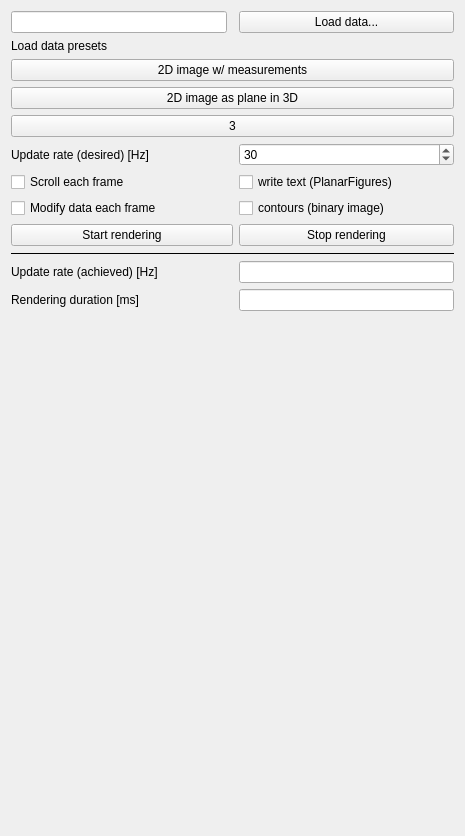
<?xml version="1.0" encoding="UTF-8"?>
<ui version="4.0">
 <class>QmitkRenderScene</class>
 <widget class="QWidget" name="QmitkRenderScene">
  <property name="geometry">
   <rect>
    <x>0</x>
    <y>0</y>
    <width>465</width>
    <height>836</height>
   </rect>
  </property>
  <property name="windowTitle">
   <string>Rendering Scene</string>
  </property>
  <layout class="QGridLayout" name="gridLayout">
   <item row="5" column="0" colspan="2">
    <widget class="QPushButton" name="btnStartRendering">
     <property name="text">
      <string>Start rendering</string>
     </property>
    </widget>
   </item>
   <item row="3" column="0" colspan="2">
    <widget class="QCheckBox" name="chkScroll">
     <property name="text">
      <string>Scroll each frame</string>
     </property>
    </widget>
   </item>
   <item row="5" column="2">
    <widget class="QPushButton" name="btnStopRendering">
     <property name="text">
      <string>Stop rendering</string>
     </property>
    </widget>
   </item>
   <item row="4" column="0" colspan="2">
    <widget class="QCheckBox" name="chkModifyData">
     <property name="text">
      <string>Modify data each frame</string>
     </property>
    </widget>
   </item>
   <item row="9" column="0" colspan="3">
    <widget class="QFrame" name="renderWindowContainer">
     <property name="sizePolicy">
      <sizepolicy hsizetype="Preferred" vsizetype="Preferred">
       <horstretch>0</horstretch>
       <verstretch>1</verstretch>
      </sizepolicy>
     </property>
     <layout class="QVBoxLayout" name="verticalLayout"/>
    </widget>
   </item>
   <item row="0" column="2">
    <widget class="QPushButton" name="btnLoad">
     <property name="sizePolicy">
      <sizepolicy hsizetype="Minimum" vsizetype="Preferred">
       <horstretch>0</horstretch>
       <verstretch>0</verstretch>
      </sizepolicy>
     </property>
     <property name="text">
      <string>Load data...</string>
     </property>
    </widget>
   </item>
   <item row="2" column="0" colspan="2">
    <widget class="QLabel" name="label_2">
     <property name="text">
      <string>Update rate (desired) [Hz]</string>
     </property>
    </widget>
   </item>
   <item row="7" column="0" colspan="2">
    <widget class="QLabel" name="label_3">
     <property name="text">
      <string>Update rate (achieved) [Hz]</string>
     </property>
    </widget>
   </item>
   <item row="2" column="2">
    <widget class="QSpinBox" name="spnDesiredRenderRate">
     <property name="value">
      <number>30</number>
     </property>
    </widget>
   </item>
   <item row="6" column="0" colspan="3">
    <widget class="Line" name="line">
     <property name="frameShadow">
      <enum>QFrame::Plain</enum>
     </property>
     <property name="orientation">
      <enum>Qt::Horizontal</enum>
     </property>
    </widget>
   </item>
   <item row="8" column="2">
    <widget class="QLineEdit" name="achievedRenderingDuration">
     <property name="alignment">
      <set>Qt::AlignRight|Qt::AlignTrailing|Qt::AlignVCenter</set>
     </property>
    </widget>
   </item>
   <item row="8" column="0" colspan="2">
    <widget class="QLabel" name="label_4">
     <property name="text">
      <string>Rendering duration [ms]</string>
     </property>
    </widget>
   </item>
   <item row="7" column="2">
    <widget class="QLineEdit" name="achievedRenderingRate">
     <property name="alignment">
      <set>Qt::AlignRight|Qt::AlignTrailing|Qt::AlignVCenter</set>
     </property>
    </widget>
   </item>
   <item row="1" column="0" colspan="3">
    <layout class="QVBoxLayout" name="verticalLayout_2">
     <item>
      <widget class="QLabel" name="label_5">
       <property name="text">
        <string>Load data presets</string>
       </property>
      </widget>
     </item>
     <item>
      <widget class="QPushButton" name="btnData1">
       <property name="text">
        <string>2D image w/ measurements</string>
       </property>
      </widget>
     </item>
     <item>
      <widget class="QPushButton" name="btnData2">
       <property name="text">
        <string>2D image as plane in 3D</string>
       </property>
      </widget>
     </item>
     <item>
      <widget class="QPushButton" name="btnData3">
       <property name="text">
        <string>3</string>
       </property>
      </widget>
     </item>
    </layout>
   </item>
   <item row="3" column="2">
    <widget class="QCheckBox" name="chkWriteSimpleText">
     <property name="text">
      <string>write text (PlanarFigures)</string>
     </property>
    </widget>
   </item>
   <item row="4" column="2">
    <widget class="QCheckBox" name="chkBinaryContours">
     <property name="text">
      <string>contours (binary image)</string>
     </property>
    </widget>
   </item>
   <item row="0" column="0">
    <widget class="QLineEdit" name="label"/>
   </item>
  </layout>
 </widget>
 <resources/>
 <connections/>
</ui>
